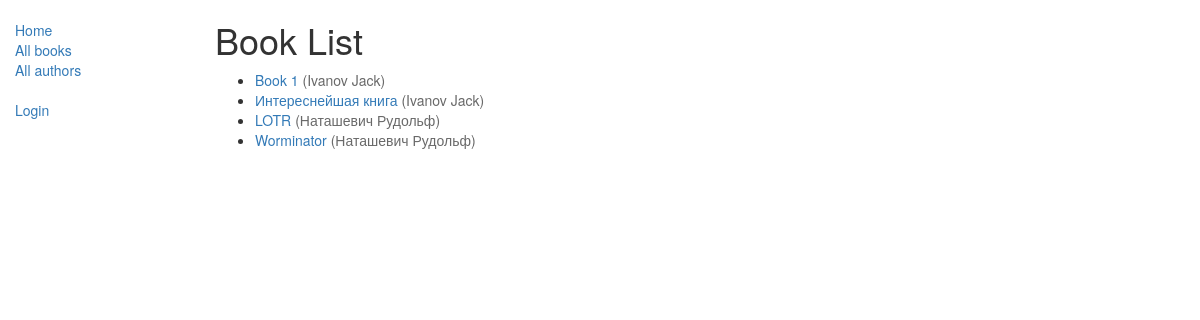
/catalog/books/, run on the app's committed database.
### catalog/models.py (models this page shows, shortened)
class Book(models.Model):
    title = models.CharField(max_length=200)
    author = models.ForeignKey('Author', on_delete=models.SET_NULL, null=True)
    summary = models.TextField(max_length=1000, help_text="Enter a brief description of the book")
    isbn = models.CharField('ISBN', max_length=13,
                            help_text='13 Character <a href="https://www.isbn-international.org/content/what-isbn">ISBN number</a>')
    genre = models.ManyToManyField(Genre, help_text="Select a genre for this book")
    language = models.ForeignKey('Language', on_delete=models.SET_NULL, null=True)
    def get_absolute_url(self):
        return reverse('book-detail', args=[str(self.id)])
    def display_genre(self):
        """
        Creates a string for the Genre. This is required to display genre in Admin.
        """
        return ', '.join([genre.name for genre in self.genre.all()[:3]])
    display_genre.short_description = 'Genre'
    class Meta:
        permissions = (("can_edit_book", "Edit book info"),)

class Author(models.Model):
    first_name = models.CharField(max_length=100)
    last_name = models.CharField(max_length=100)
    date_of_birth = models.DateField(null=True, blank=True)
    date_of_death = models.DateField('died', null=True, blank=True)
    def __str__(self):
        return '{} {}'.format(self.last_name, self.first_name)
    class Meta:
        ordering = ['last_name']
        permissions = (("can_edit_author", "Create/Update/Delete author"),)

### catalog/views.py (the view)
class BookListView(generic.ListView):
    model = Book
    paginate_by = 10

### catalog/templates/catalog/book_list.html (shortened to what this page needs)
{% extends "base_generic.html" %}
{% block content %}
    <h1>Book List</h1>
    {% if book_list %}
    <ul>
      {% for book in book_list %}
      <li>
        <a href="{{ book.get_absolute_url }}">{{ book.title }}</a>
          <a style="color: dimgray" href="{% url 'author-detail' book.author.id %}">({{book.author}})</a>
      </li>
      {% endfor %}
    </ul>
    {% else %}
      <p>There are no books in the library.</p>
    {% endif %}
{% endblock %}

### data on the page
Book: title "Book 1", author "Ivanov Jack"
Book: title "Интереснейшая книга", author "Ivanov Jack"
Book: title "LOTR", author "Наташевич Рудольф"
Book: title "Worminator", author "Наташевич Рудольф"
